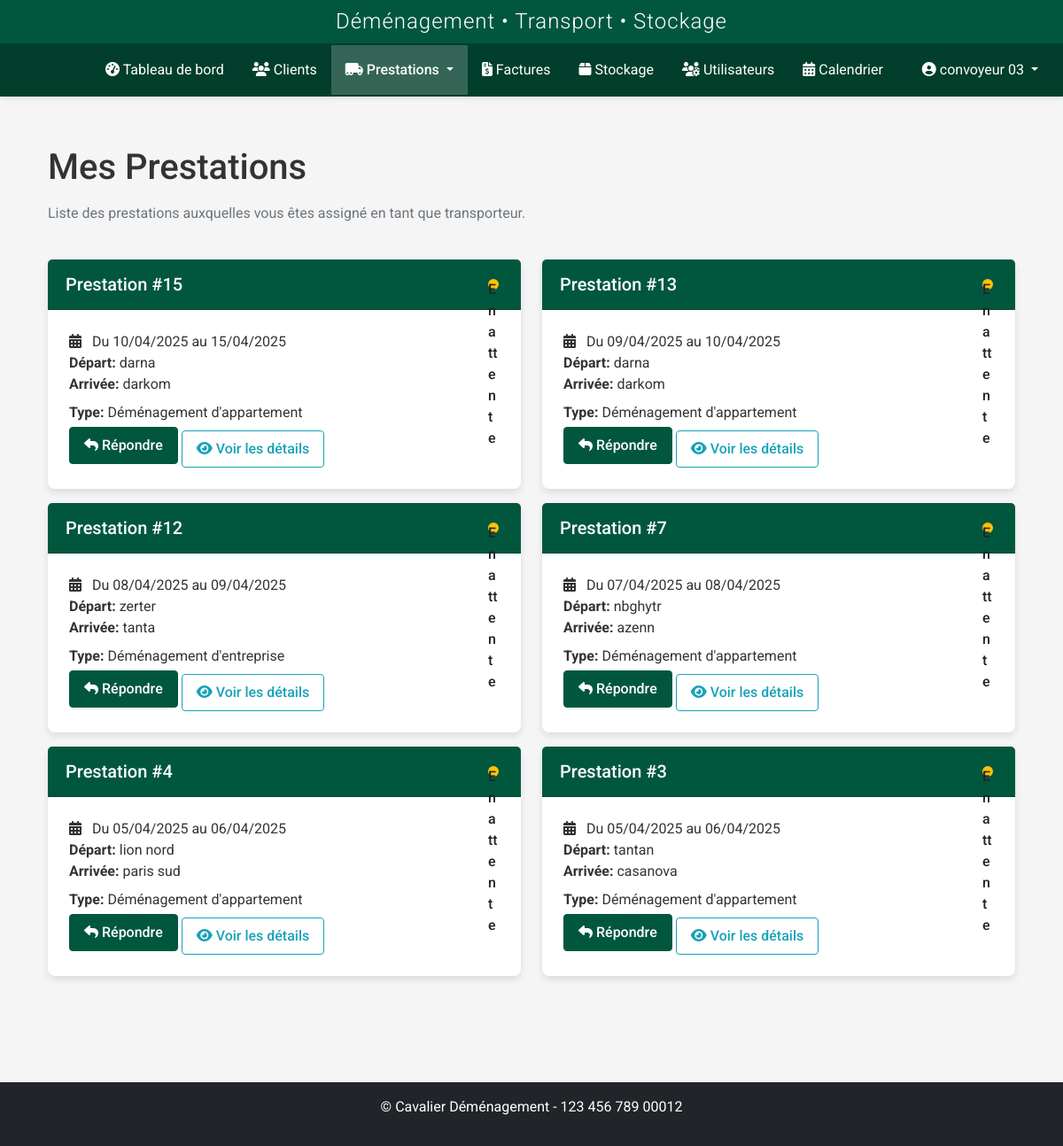
Page /prestations/mes-prestations (signed in) on the committed database.
### models.py (models this page shows, shortened)
class User(UserMixin, db.Model):
    id = db.Column(db.Integer, primary_key=True)
    nom = db.Column(db.String(64), nullable=False)
    prenom = db.Column(db.String(64), nullable=False)
    username = db.Column(db.String(64), unique=True, nullable=False)
    email = db.Column(db.String(120), unique=True, nullable=True)
    password_hash = db.Column(db.String(256), nullable=False)
    role = db.Column(db.String(20), nullable=False, default='transporteur')
    statut = db.Column(db.String(20), nullable=False, default='actif')
    vehicule = db.Column(db.String(100), nullable=True)
    type_vehicule_id = db.Column(db.Integer, db.ForeignKey('type_vehicule.id'), nullable=True)
    permis_conduire = db.Column(db.String(50), nullable=True)
    notes = db.Column(db.Text, nullable=True)
    derniere_connexion = db.Column(db.DateTime, nullable=True)
    date_creation = db.Column(db.DateTime, nullable=False, default=datetime.utcnow)
    prestations = db.relationship('Prestation', secondary=prestation_transporteurs, back_populates='transporteurs')
    type_vehicule = db.relationship('TypeVehicule', backref='transporteurs')

class Prestation(db.Model):
    id = db.Column(db.Integer, primary_key=True)
    client_id = db.Column(db.Integer, db.ForeignKey('client.id'), nullable=False)
    commercial_id = db.Column(db.Integer, db.ForeignKey('user.id'), nullable=True)
    transporteur_id = db.Column(db.Integer, db.ForeignKey('transporteurs.id'), nullable=True)
    vehicule_id = db.Column(db.Integer, db.ForeignKey('vehicules.id'), nullable=True)
    date_debut = db.Column(db.DateTime, nullable=False)
    date_fin = db.Column(db.DateTime, nullable=False)
    adresse_depart = db.Column(db.Text, nullable=False)
    adresse_arrivee = db.Column(db.Text, nullable=False)
    type_demenagement = db.Column(db.String(100), nullable=False)
    type_demenagement_id = db.Column(db.Integer, db.ForeignKey('type_demenagement.id'), nullable=True)
    statut = db.Column(db.String(50), default='En attente')  # En attente, Confirmé, En cours, Terminé, Annulé
    priorite = db.Column(db.String(20), default='Normale')  # Basse, Normale, Haute, Urgente
    status_transporteur = db.Column(db.String(20), default='en_attente')  # en_attente, accepte, refuse
    raison_refus = db.Column(db.Text, nullable=True)  # Raison du refus par le transporteur
    date_reponse = db.Column(db.DateTime, nullable=True)  # Date de réponse du transporteur
    observations = db.Column(db.Text, nullable=True)
    archive = db.Column(db.Boolean, default=False)
    date_creation = db.Column(db.DateTime, nullable=False, default=datetime.utcnow)
    date_modification = db.Column(db.DateTime, nullable=True)
    createur_id = db.Column(db.Integer, db.ForeignKey('user.id'), nullable=True)
    modificateur_id = db.Column(db.Integer, db.ForeignKey('user.id'), nullable=True)
    stockage_id = db.Column(db.Integer, db.ForeignKey('stockage.id'), nullable=True)
    mode_groupage = db.Column(db.Boolean, default=False)
    tags = db.Column(db.Text, nullable=True)
    societe = db.Column(db.String(100), nullable=True)
    montant = db.Column(db.Float, nullable=True, default=0)
    commercial = db.relationship('User', foreign_keys=[commercial_id], backref='prestations_commercial')
    createur = db.relationship('User', foreign_keys=[createur_id], backref='prestations_creees')
    modificateur = db.relationship('User', foreign_keys=[modificateur_id], backref='prestations_modifiees')
    transporteurs = db.relationship('User', secondary=prestation_transporteurs, back_populates='prestations')
    clients_supplementaires = db.relationship('Client', secondary=prestation_clients, back_populates='prestations_supplementaires')
    factures = db.relationship('Facture', backref='prestation', lazy=True)
    type_demenagement_obj = db.relationship('TypeDemenagement', backref='prestations')
    versions = db.relationship('PrestationVersion', backref='prestation_courante', lazy=True, foreign_keys="PrestationVersion.prestation_id")

### routes/prestation.py (the view)
@prestation_bp.route('/mes-prestations')
@login_required
def mes_prestations():
    if current_user.role != 'transporteur':
        flash('Vous n\'avez pas l\'autorisation d\'accéder à cette page.', 'danger')
        return redirect(url_for('prestation.index'))
    prestations = Prestation.query.filter(
        Prestation.transporteurs.any(id=current_user.id)
    ).order_by(Prestation.date_debut.desc()).all()
    return render_template(
        'prestations/mes_prestations.html',
        title='Mes Prestations',
        prestations=prestations
    )

### templates/prestations/mes_prestations.html (shortened to what this page needs)
{% extends 'base.html' %}
{% block content %}
<div class="container py-4">
    <div class="row mb-4">
        <div class="col-md-12">
            <h1 class="mb-3">Mes Prestations</h1>
            <p class="text-muted">Liste des prestations auxquelles vous êtes assigné en tant que transporteur.</p>
        </div>
    </div>
    {% if prestations %}
        <div class="row">
            {% for prestation in prestations %}
                <div class="col-md-6">
                    <div class="card prestation-card">
                        <div class="card-header {% if prestation.status_transporteur == 'accepte' %}accepte{% elif prestation.status_transporteur == 'refuse' %}refuse{% else %}en-attente{% endif %}">
                            <div class="d-flex justify-content-between align-items-center">
                                <h5 class="mb-0">Prestation #{{ prestation.id }}</h5>
                                <span class="prestation-status status-{{ prestation.statut|lower|replace(' ', '-') }}">
                                    {{ prestation.statut }}
                                </span>
                            </div>
                        </div>
                        <div class="card-body">
                            <div class="prestation-dates">
                                <i class="fas fa-calendar-alt me-2"></i>
                                Du {{ prestation.date_debut.strftime('%d/%m/%Y') }} au {{ prestation.date_fin.strftime('%d/%m/%Y') }}
                            </div>
                            <div class="prestation-details">
                                <div class="prestation-address">
                                    <strong>Départ:</strong> {{ prestation.adresse_depart }}
                                </div>
                                <div class="prestation-address">
                                    <strong>Arrivée:</strong> {{ prestation.adresse_arrivee }}
                                </div>
                                <div class="mt-2">
                                    <strong>Type:</strong> {{ prestation.type_demenagement }}
                                </div>
                            </div>
                            <div class="action-buttons">
                                {% if prestation.status_transporteur == 'en_attente' %}
                                    <a href="{{ url_for('prestation.repondre', id=prestation.id) }}" class="btn btn-primary">
                                        <i class="fas fa-reply"></i> Répondre
                                    </a>
                                {% elif prestation.status_transporteur == 'accepte' %}
                                    <div class="alert alert-success mb-0">
                                        <i class="fas fa-check-circle"></i> Vous avez accepté cette prestation
                                    </div>
                                {% elif prestation.status_transporteur == 'refuse' %}
                                    <div class="alert alert-danger mb-0">
                                        <i class="fas fa-times-circle"></i> Vous avez refusé cette prestation
                                    </div>
                                {% endif %}
                                <a href="{{ url_for('prestation.view', id=prestation.id) }}" class="btn btn-outline-info mt-2">
                                    <i class="fas fa-eye"></i> Voir les détails
                                </a>
                            </div>
                        </div>
                    </div>
                </div>
            {% endfor %}
        </div>
    {% else %}
        <div class="empty-state">
            <i class="fas fa-truck-loading"></i>
            <h3>Aucune prestation assignée</h3>
            <p>Vous n'avez actuellement aucune prestation qui vous est assignée. Les nouvelles prestations apparaîtront ici.</p>
        </div>
    {% endif %}
</div>
{% endblock %}

### templates/base.html (shortened to what this page needs)
<!DOCTYPE html>
<html lang="fr">
<head>
    <link href="https://cdn.jsdelivr.net/npm/bootstrap@5.2.3/dist/css/bootstrap.min.css" rel="stylesheet">
    <link rel="stylesheet" href="https://cdnjs.cloudflare.com/ajax/libs/font-awesome/6.2.1/css/all.min.css">
    <link href="https://cdn.jsdelivr.net/npm/fullcalendar@5.11.3/main.min.css" rel="stylesheet">
    <link href="https://cdn.jsdelivr.net/npm/summernote@0.8.18/dist/summernote-lite.min.css" rel="stylesheet">
    <link rel="stylesheet" href="{{ url_for('static', filename='css/style.css') }}">
    <link rel="stylesheet" href="{{ url_for('static', filename='css/notification-flash.css') }}">
    <link rel="stylesheet" href="{{ url_for('static', filename='css/prestations.css') }}">
    <link rel="stylesheet" href="{{ url_for('static', filename='css/custom-calendar.css') }}">
    <link rel="stylesheet" href="{{ url_for('static', filename='css/navbar-logos.css') }}">
    <link rel="stylesheet" href="{{ url_for('static', filename='css/whatsapp-buttons.css') }}">
    <link rel="stylesheet" href="{{ url_for('static', filename='css/quick-access-bubble.css') }}">
</head>
<body {% if current_user.is_authenticated %}data-user-role="{{ current_user.role }}"{% endif %}>
    {% if current_user.is_authenticated %}
        <header>
            <div class="app-header">
                <h2>Déménagement • Transport • Stockage</h2>
            </div>
            <nav class="navbar navbar-dark navbar-expand-lg">
                <div class="container-fluid">
                    <a class="navbar-brand" href="{{ url_for('dashboard.index') }}">
                        <div class="logo-slideshow">
                        </div>
                    </a>
                    <div class="collapse navbar-collapse" id="navbarMain">
                        <ul class="navbar-nav me-auto mb-2 mb-lg-0">
                            <li class="nav-item">
                                <a class="nav-link {% if request.endpoint == 'dashboard.index' %}active{% endif %}" href="{{ url_for('dashboard.index') }}">
                                    <i class="fas fa-tachometer-alt"></i> Tableau de bord
                                </a>
                            </li>
                            <li class="nav-item">
                                <a class="nav-link {% if request.endpoint.startswith('client.') %}active{% endif %}" href="{{ url_for('client.index') }}">
                                    <i class="fas fa-users"></i> Clients
                                </a>
                            </li>
                            <li class="nav-item dropdown">
                                <a class="nav-link dropdown-toggle {% if request.endpoint.startswith('prestation.') %}active{% endif %}" href="#" id="prestationsDropdown" role="button" data-bs-toggle="dropdown" aria-expanded="false">
                                    <i class="fas fa-truck-moving"></i> Prestations
                                </a>
                            </li>
                            <li class="nav-item">
                                <a class="nav-link {% if request.endpoint.startswith('facture.') %}active{% endif %}" href="{{ url_for('facture.index') }}">
                                    <i class="fas fa-file-invoice-dollar"></i> Factures
                                </a>
                            </li>
                            <li class="nav-item">
                                <a class="nav-link {% if request.endpoint.startswith('stockage.') %}active{% endif %}" href="{{ url_for('stockage.index') }}">
                                    <i class="fas fa-box"></i> Stockage
                                </a>
                            </li>
                            {% if current_user.is_admin %}
                            <li class="nav-item">
                                <a class="nav-link {% if request.endpoint.startswith('user.') %}active{% endif %}" href="{{ url_for('user.index') }}">
                                    <i class="fas fa-users-cog"></i> Utilisateurs
                                </a>
                            </li>
                            {% endif %}
                            <li class="nav-item">
                                <a class="nav-link {% if request.endpoint.startswith('calendrier.') %}active{% endif %}" href="{{ url_for('calendrier.fullscreen') }}">
                                    <i class="fas fa-calendar-alt"></i> Calendrier
                                </a>
                            </li>
                        </ul>
                        <ul class="navbar-nav">
                            <li class="nav-item dropdown">
                                <a class="nav-link dropdown-toggle" href="#" id="userDropdown" role="button" data-bs-toggle="dropdown">
                                    <i class="fas fa-user-circle"></i> {{ current_user.username }}
                                </a>
                            </li>
                        </ul>
                    </div>
                </div>
            </nav>
        </header>
        <main class="main-content">
            <div class="container">
                {% block content %}{% endblock %}
            </div>
        </main>
        <footer class="mt-5 py-3 bg-dark text-white">
            <div class="container text-center">
                <p>&copy; {{ config.COMPANY_FULL_NAME }} - {{ config.COMPANY_SIRET }}</p>
            </div>
        </footer>
    {% else %}
        <main class="main-content">
            <div class="container">
                {% block auth_content %}{% endblock %}
            </div>
        </main>
    {% endif %}
</body>
</html>

### rows in the picture
User: username "convoyeur 03"
Prestation: id "15", statut "En attente", date_debut "10/04/2025", date_fin "15/04/2025", adresse_depart "darna", adresse_arrivee "darkom", type_demenagement "Déménagement d'appartement"
Prestation: id "13", statut "En attente", date_debut "09/04/2025", date_fin "10/04/2025", adresse_depart "darna", adresse_arrivee "darkom", type_demenagement "Déménagement d'appartement"
Prestation: id "12", statut "En attente", date_debut "08/04/2025", date_fin "09/04/2025", adresse_depart "zerter", adresse_arrivee "tanta", type_demenagement "Déménagement d'entreprise"
Prestation: id "7", statut "En attente", date_debut "07/04/2025", date_fin "08/04/2025", adresse_depart "nbghytr", adresse_arrivee "azenn", type_demenagement "Déménagement d'appartement"
Prestation: id "4", statut "En attente", date_debut "05/04/2025", date_fin "06/04/2025", adresse_depart "lion nord", adresse_arrivee "paris sud", type_demenagement "Déménagement d'appartement"
Prestation: id "3", statut "En attente", date_debut "05/04/2025", date_fin "06/04/2025", adresse_depart "tantan", adresse_arrivee "casanova", type_demenagement "Déménagement d'appartement"

### other values in the picture
{{ config.COMPANY_FULL_NAME }} "Cavalier Déménagement"
{{ config.COMPANY_SIRET }} "123 456 789 00012"
